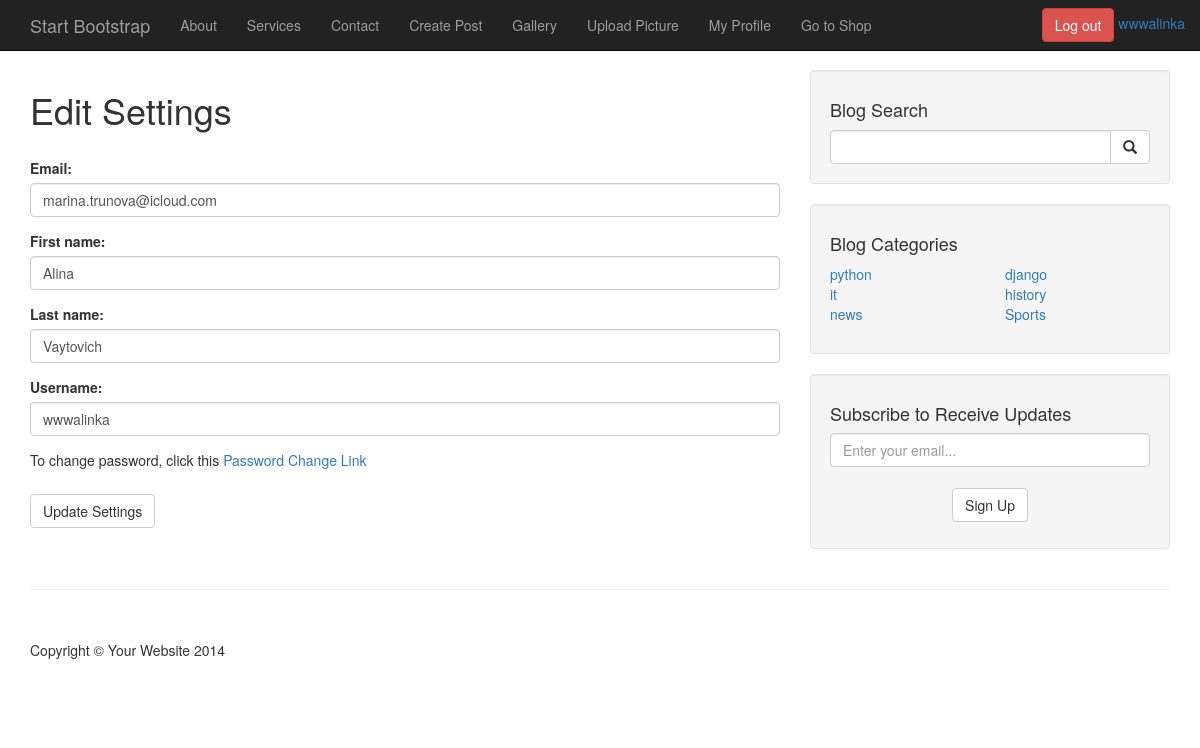
The app's page /edit (signed in) with its own data.
### blog/models.py (models this page shows, shortened)
class Category(models.Model):
    name = models.CharField(max_length=30, verbose_name='category_name')
    class Meta:
        verbose_name = 'Category'
        verbose_name_plural = 'Categories'

### blog/views.py (the view)
# urls.py: path('edit', views.edit_profile, name='edit'),
def edit_profile(request):
     if request.method == 'POST':
          profile_form = EditProfile(request.POST, instance = request.user)
          if profile_form.is_valid():
               profile_form.save()
               return redirect('profile')
     profile_form = EditProfile(instance = request.user)
     sign_up_form = SignUpForm()
     context = {'sign_up_form': sign_up_form, 'profile_form': profile_form}
     context.update(get_category())
     return render(request, 'registration/edit_profile.html', context)

### blog/forms.py
class SignUpForm(forms.ModelForm):
    class Meta:
        model = Subscriber
        fields = ['email']
        widgets = {
            'email': forms.EmailInput(attrs={
            'class': 'form-control',
            'placeholder': 'Enter your email...',
            })
        }

class EditProfile(UserChangeForm):
    email = forms.EmailField(widget=forms.EmailInput(attrs={
        'class': 'form-control',
        'placeholder': 'Enter your email...'}))
    first_name = forms.CharField(max_length=40, widget=forms.TextInput(attrs={
            'class': 'form-control',
            'placeholder': 'Enter your first name',
            }))
    last_name = forms.CharField(max_length=40, widget=forms.TextInput(attrs={
            'class': 'form-control',
            'placeholder': 'Enter your last name',
            }))
    class Meta:
        model = User
        fields = ['email', 'first_name', 'last_name', 'username',]
    def __init__(self, *args, **kwargs) :
        super(EditProfile, self).__init__(*args, **kwargs)
        self.fields['username'].widget.attrs['class'] = 'form-control'

### blog/views.py (called while the page is built)
def get_category():
     cats = Category.objects.all()
     half = cats.count() // 2
     first_half = cats[:half]
     second_half = cats[half:]
     return {'cats1': first_half, 'cats2': second_half}

### cart/context_processors.py (called while the page is built)
def cart(request):
    return {'Cart': Cart(request)}

### templates/registration/edit_profile.html (shortened to what this page needs)
{% extends "blog/base.html" %}
{% block css_links %}
{% load static %}
<link rel="stylesheet" href="{% static "blog/css/blog-register.css" %}">
{% endblock css_links %}
{% block content %}
<h1>Edit Settings</h1>
<form action="{% url "edit" %}" method='post' class='register-form'>
    <div>
        {{ profile_form.email.label_tag }} {{ profile_form.email }}
    </div>
    <div>
        {{ profile_form.first_name.label_tag }} {{ profile_form.first_name }}
    </div>
    <div>
        {{ profile_form.last_name.label_tag }} {{ profile_form.last_name }}
    </div>
    <div>
        {{ profile_form.username.label_tag }} {{ profile_form.username }}
    </div>
    <p>To change password, click this <a href="{% url "change_password" %}">Password Change Link</a></p>
    <div class='btn-wrapper'>
        <button type='submit' class='btn btn-default'>Update Settings</button>
    </div>
</form>
{% endblock content %}

### templates/blog/base.html (shortened to what this page needs)
<!DOCTYPE html>
<html lang="en">
<head>
    {% load static %}
    <link href="{% static 'blog/css/bootstrap.min.css' %}" rel="stylesheet">
    <link href="https://cdn.jsdelivr.net/npm/select2@4.1.0-rc.0/dist/css/select2.min.css" rel="stylesheet" />
    <link rel="stylesheet" href="https://cdn.jsdelivr.net/npm/bootstrap-icons@1.11.3/font/bootstrap-icons.min.css">
    <link href="{% static 'blog/css/blog-home.css' %}" rel="stylesheet">
    <link rel="stylesheet" href={% static 'blog/css/blog-home-custom.css' %}>
    {% block css_links %}
    {% endblock css_links %}
</head>
<body>
    <nav class="navbar navbar-inverse navbar-fixed-top" role="navigation">
        <div class="container">
            <div class="navbar-header">
                <a class="navbar-brand" href="{% url "index" %}">Start Bootstrap</a>
            </div>
            <div class="collapse navbar-collapse" id="bs-example-navbar-collapse-1">
                <ul class="nav navbar-nav">
                    <li>
                        <a href="{% url "about" %}">About</a>
                    </li>
                    <li>
                        <a href="{% url "services" %}">Services</a>
                    </li>
                    <li>
                        <a href="{% url "contact" %}">Contact</a>
                    </li>
                    {% if user.is_authenticated and user.profile.id %}
                    <li>
                        <a href="{% url "postform" %}">Create Post</a>
                    </li>
                    {% endif %}
                    <li>
                        <a href="{% url "gallery" %}">Gallery</a>
                    </li>
                    <li>
                        <a href="{% url "uploads" %}">Upload Picture</a>
                    </li>
                    {% if user.is_authenticated %}
                        {% if user.profile.id %}
                        <li>
                            <a href="{% url "user_profile" user.username %}">My Profile</a>
                        </li>
                        {% else %}
                        <li>
                            <a href="{% url "create_profile" %}">Create Profile</a>
                        </li>
                        {% endif %}
                    {% endif %}
                    <li>
                        <a href="{% url 'shop:product_list' %}">Go to Shop</a>
                    </li>
                </ul>
                {% include "blog/toggle_login.html" %}
            </div>
        </div>
    </nav>
    <div class="container">
        <div class="row">
            <div class="col-md-8">
                {% block content%}
                {% endblock %}
            </div>
            <div class="col-md-4">
                <div class="well">
                    <h4>Blog Search</h4>
                    <form class="input-group" method='GET' action="{% url 'search' %}">
                        <input type="search" name='query' class="form-control">
                        <span class="input-group-btn">
                            <button class="btn btn-default" type="submit">
                                <span class="glyphicon glyphicon-search"></span>
                            </button>
                        </span>
                    </form>
                </div>
                <div class="well">
                    <h4>Blog Categories</h4>
                    <div class="row">
                        <div class="col-lg-6">
                            <ul class="list-unstyled">
                                {% for category in cats1 %}
                                <li><a href="{% url 'category' category.name %}">{{category.name}}</a></li>
                                {% endfor %}
                            </ul>
                        </div>
                        <div class="col-lg-6">
                            <ul class="list-unstyled">
                                {% for category in cats2 %}
                                <li><a href="{% url 'category' category.name %}">{{category.name}}</a></li>
                                {% endfor %}
                            </ul>
                        </div>
                    </div>
                </div>
                <div class="well subscribe">
                    <h4>Subscribe to Receive Updates</h4>
                    <form method='POST' class='sign_up_form'>
                       {{ sign_up_form.email }}
                       <div class="btn">
                           <button type="submit" class="btn btn-default">Sign Up</button>
                       </div>
                    </form>
                </div>
            </div>
        </div>
        <hr>
        <footer>
            <div class="row">
                <div class="col-lg-12">
                    <p>Copyright &copy; Your Website 2014</p>
                </div>
            </div>
        </footer>
    </div>
</body>
</html>

### templates/blog/toggle_login.html (shortened to what this page needs)
{% if user.is_authenticated %}
    <div class="navbar-form navbar-right">
        <ul class='nav navbar-nav navbar-right'>
            <a href="{% url "blog_logout" %}" class='btn btn-danger'>Log out</a>
            <a href="{% url "profile" %}">{{user}}</a>
        </ul>
    </div>
{% endif %}

### static/blog/css/blog-home.css (style rules this page uses)
body { padding-top: 70px; }
footer { margin: 50px 0; }

### static/blog/css/blog-home-custom.css (style rules this page uses)
.sign_up_form { display: flex; flex-direction: column; align-items: center; justify-content: center; gap: 1em; }

### static/blog/css/blog-register.css (style rules this page uses)
.register-form { display: flex; flex-direction: column; gap: 1em; margin: 2em 0em; }

### records on screen
Category: name "python"
Category: name "it"
Category: name "news"
Category: name "django"
Category: name "history"
Category: name "Sports"

### other values on screen
{{ user }} "wwwalinka"
{{ profile_form.email.label_tag }} "Email:"
{{ profile_form.first_name.label_tag }} "First name:"
{{ profile_form.last_name.label_tag }} "Last name:"
{{ profile_form.username.label_tag }} "Username:"
